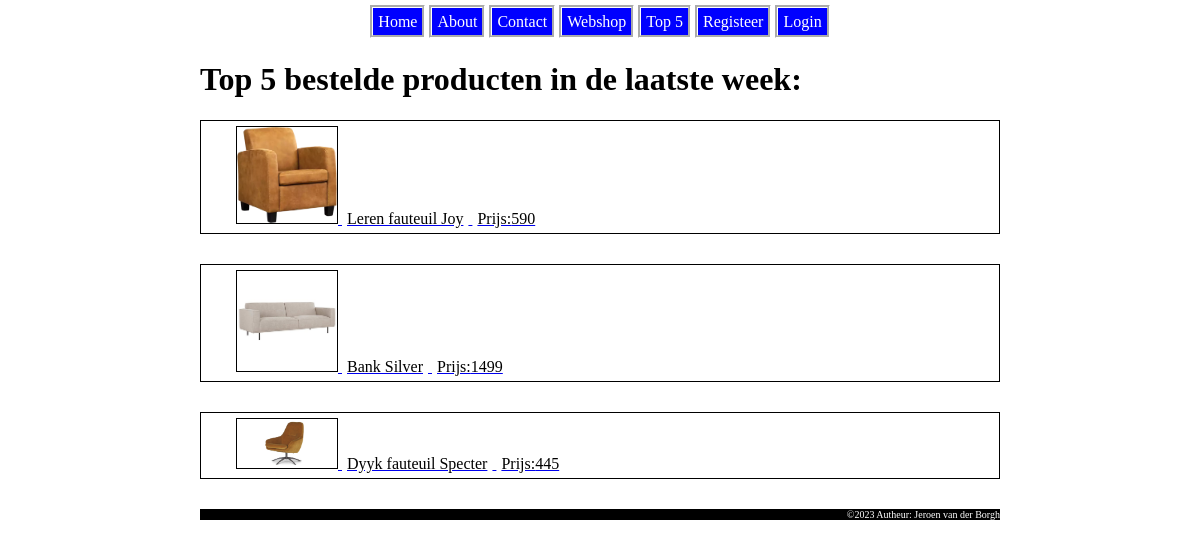
Page /index.php?page=top5 on the committed database.
### tables this page shows
CREATE TABLE `products` (
  `id` int(11) NOT NULL,
  `name` varchar(200) NOT NULL,
  `discription` mediumtext NOT NULL,
  `price` int(11) NOT NULL,
  `image_location` varchar(50) NOT NULL
);

### index.php (called while the page is built, shortened)
<?php
include "html_build_functions.php";
include "file_repository.php";
include "classes.php";
$page = getRequestedPage();
$data = process_Request($page);
showResponsePage($data);
function getRequestedPage(){
    return $_GET["page"];
}
function make_menu($data) {
    $menu = array("home" => "Home", "about" => "About", "contact" => "Contact", "webshop" => "Webshop", "top5" => "Top 5");
    if (isUserLoggedIn()){
        $menu["logout"] = "Loguit " . get_current_user_name();
        $menu["change_password"] = "Wachtwoord veranderen";
        $menu["shoppingcart"] = "Winkelwagen";
    } else {
        $menu["register"] =  "Registeer";
        $menu["login"] = "Login";
    }
    $data["menu"] = $menu;
    return $data;
}
function process_Request($page){
    $page = htmlspecialchars($page);
    $data = array("page"=>$page,"errors"=>array());
    switch ($page){
        case "top5":
            $data['products'] = get_products_top5();
            break;
    }
    $data = make_menu($data);
    return $data;
}
?>

### classes.php (called while the page is built, shortened)
<?php
class Product {
    public $id;
    public $name;
    public $price;
    public $img_location;
    function __construct($id, $name, $discription,  $img_location, $price){
        $this->id = $id;
        $this->img_location = $img_location;
        $this->name = $name;
        $this->price = $price;
    }
    function get_id(){
        return $this->id;
    }
    function get_name(){
        return $this->name;
    }
    function get_price(){
        return $this->price;
    }
    function get_image_location(){
        return $this->img_location;
    }
}
?>

### file_repository.php (called while the page is built, shortened)
<?php
function connect_database(){
    $servername = "localhost";
    $username = "jeroens_webshop_user";
    $password = "p@TL!Cz7m2qes7V!";
    $database = "jeroens_webshop";
    $conn = mysqli_connect($servername, $username, $password, $database);
    return $conn;
}
function get_products($sql){
    $conn = connect_database();
    try {
        $result= mysqli_query($conn, $sql);
        $products = array();
        while ($row = mysqli_fetch_assoc($result)){
            $product = new Product($row["id"], $row["name"], $row["discription"], $row ["image_location"], $row["price"]);
            array_push($products, $product);
        }
        return  $products;
    } finally {
        disconnect_database($conn);
    }
}
function get_products_top5(){
    $sql = "SELECT p.id, p.name, p.discription, p.price, p.image_location, SUM(ol.amount) as total
    FROM products p LEFT JOIN order_line ol ON p.id = ol.product_id
    LEFT JOIN orders o ON o.id=ol.order_id
    WHERE ADDDATE(o.time, INTERVAL 1 WEEK) >= '".date("Y-m-d") ."'
    GROUP BY p.id
    ORDER BY total DESC
    LIMIT 5";
    return get_products($sql);
}
?>

### top5.php (the view, shortened to what this page needs)
<?php
function show_top5($data){
    echo "<h1>Top 5 bestelde producten in de laatste week:</h1>";
    foreach( $data["products"] as $product){
        show_product_in_overview($product, $data);
    }
}
function show_product_in_overview($product, $data){
    echo '<a class="product_link" href="\educom-webshop-database/index.php?page=webshop&id='. $product->get_id() .'">
    <div class="product_top">
    <img src="Images/'. $product->get_image_location().'" alt="image of '. $product->get_id() .'">
    <p >'. $product->get_name() . '</p>
    <p>Prijs:'. $product->get_price().'</p>';
    echo '</div>
    </a>';
}
function show_content($data){
    show_top5($data);
}
?>

### CSS/stylesheet.css (style rules this page uses)
body { width: 800px; margin-left: auto; margin-right: auto; }
.product_top { text-decoration: none; color: black; border: 1px solid black; margin-bottom: 30px; padding: 5px; }
.product_top img { border: 1px solid black; width: 100px; margin-left: 30px; }
.product_top p { display: inline; padding: 5px; }

### rows in the picture
products: image_location (picture), name "Leren fauteuil Joy", price "590"
products: image_location (picture), name "Bank Silver", price "1499"
products: image_location (picture), name "Dyyk fauteuil Specter", price "445"

### other values in the picture
$label "Home"
$label "About"
$label "Contact"
$label "Webshop"
$label "Top 5"
$label "Registeer"
$label "Login"
